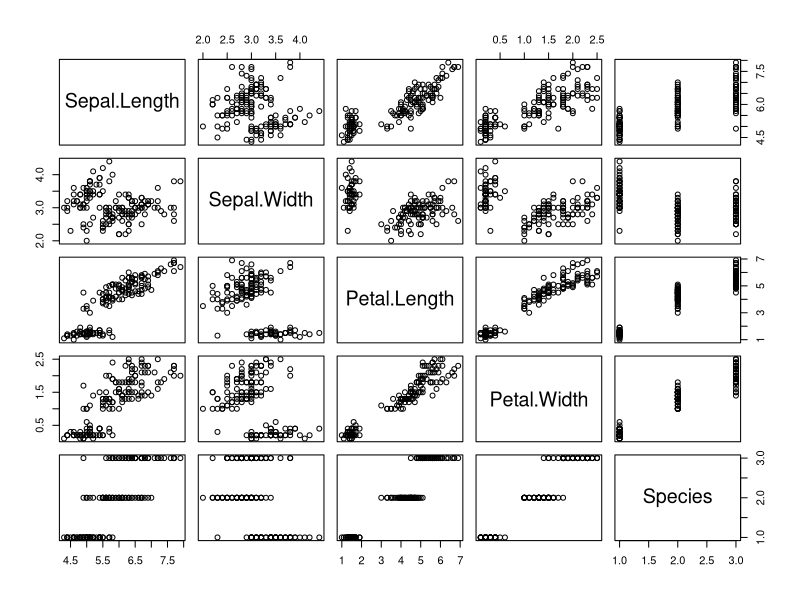

Source code (R):
## ---- chunk 1
knitr::opts_chunk$set(fig.path = "../images/")
## ---- chunk 2
plot(iris)
